Frame 1 (no input): blank canvas, image omitted
Frame 60 (no input): blank canvas, image omitted
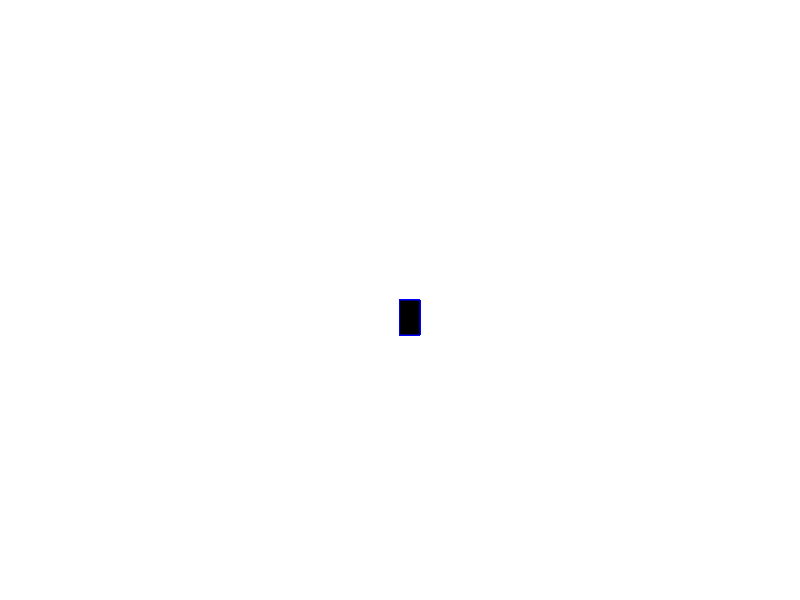
Frame 120 (the mouse pressed at the canvas centre since frame 60)

The p5.js sketch whose frames 1 and 60 were blank and that drew this single picture after the mouse press (run headless with seeded random() and noise() and a simulated clock; from frame 60 on, the mouse is pressed at the canvas centre):

// p5.js sketch
// ── sketch.js
function setup() {
  createCanvas(800, 600);
  background("white");
}

function draw() {
  stroke("blue");
  fill("black");

  // console.log(mouseIsPressed)

  if (mouseIsPressed) {
    rect(mouseX, mouseY, 20, 35);
  }
}
